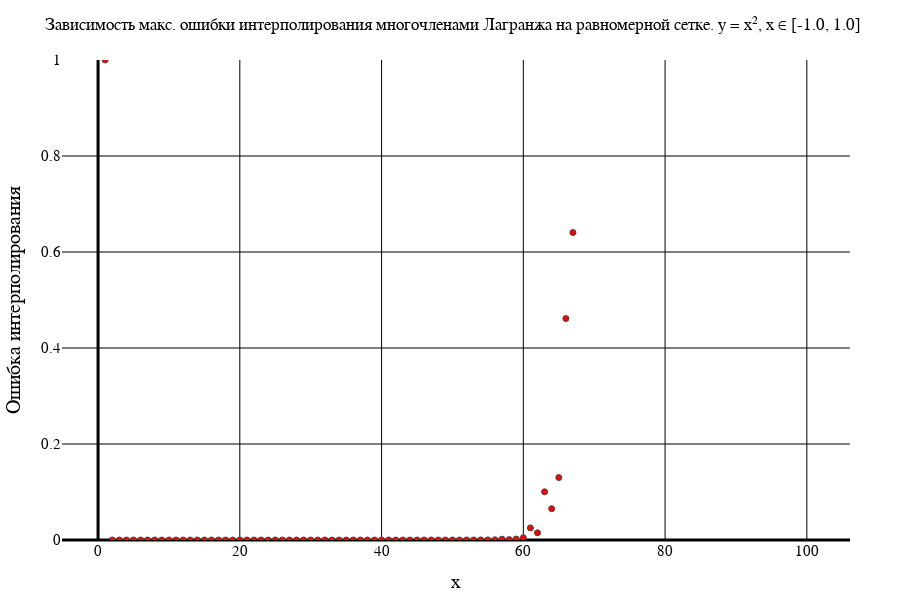

Notebook code cell kept with this figure:
### Code cell
makeErrorPlot(numOfFunc, methodTypeList[1], gridTypeList[1], titleList, interval, funcColor, [0, 1])

### Figure 1 — Plotly figure (JSON) as saved in the notebook; plotly's stock layout.template omitted (floating-point values rounded to 4 significant figures)
{"data": [{"marker": {"color": "red", "line": {"width": 1}, "showline": true}, "mode": "markers", "type": "scatter", "x": [1, 2, 3, 4, 5, 6, 7, 8, 9, 10, 11, 12, 13, 14, 15, 16, 17, 18, 19, 20, 21, 22, 23, 24, 25, 26, 27, 28, 29, 30, 31, 32, 33, 34, 35, 36, 37, 38, 39, 40, 41, 42, 43, 44, 45, 46, 47, 48, 49, 50, 51, 52, 53, 54, 55, 56, 57, 58, 59, 60, 61, 62, 63, 64, 65, 66, 67, 68, 69, 70, 71, 72, 73, 74, 75, 76, 77, 78, 79, 80, 81, 82, 83, 84, 85, 86, 87, 88, 89, 90, 91, 92, 93, 94, 95, 96, 97, 98, 99, 100], "y": [1, 1.11e-16, 2.22e-16, 2.22e-16, 2.22e-16, 3.331e-16, 3.331e-16, 5.551e-16, 6.661e-16, 7.772e-16, 1.443e-15, 1.443e-15, 3.22e-15, 3.442e-15, 5.662e-15, 1.144e-14, 1.865e-14, 2.776e-14, 4.763e-14, 8.715e-14, 1.383e-13, 3.806e-13, 7.241e-13, 9.129e-13, 1.712e-12, 3.742e-12, 6.302e-12, 1.405e-11, 2.669e-11, 2.595e-11, 3.271e-11, 1.249e-10, 2.683e-10, 4.196e-10, 6.706e-10, 2.357e-09, 4.793e-09, 6.222e-09, 1.387e-08, 1.529e-08, 4.124e-08, 6.651e-08, 1.626e-07, 2.813e-07, 5.651e-07, 1.001e-06, 1.317e-06, 6.195e-06, 7.439e-06, 1.417e-05, 1.796e-05, 3.392e-05, 5.545e-05, 0.0001503, 0.0002175, 0.000386, 0.00174, 0.0008238, 0.002037, 0.004736, 0.02526, 0.01496, 0.1004, 0.06519, 0.1301, 0.4613, 0.6405, 1.094, 1.724, 1.499, 8.351, 12.16, 30.48, 50.91, 95.42, 416.1, 583.9, 677.3, 1533.0, 2332.0, 3577.0, 12660.0, 22560.0, 32510.0, 89967, 135359, 105006, 641510, 1097530, 953030, 4475090, 1876590, 19491900, 32747400, 69994400, 53093800, 124638000, 247294000, 1169960000, 3103570000]}], "layout": {"coloraxis": {"outlinecolor": "black"}, "font": {"color": "black", "family": "Times New Roman"}, "height": 600, "margin": {"b": 50, "l": 50, "r": 50, "t": 60}, "paper_bgcolor": "white", "plot_bgcolor": "white", "title": {"autosize": false, "font": {"color": "black", "family": "Times New Roman", "size": 17}, "paper_bgcolor": "red", "text": "Зависимость макс. ошибки интерполирования многочленами Лагранжа на равномерной сетке. y = x², x ∈ [-1.0, 1.0]"}, "width": 900, "xaxis": {"color": "black", "gridcolor": "black", "gridwidth": 1, "tickfont": {"size": 15}, "title": {"font": {"color": "black", "family": "Times New Roman", "size": 20}, "text": "x"}, "zerolinecolor": "black", "zerolinewidth": 3}, "yaxis": {"exponentformat": "power", "gridcolor": "black", "gridwidth": 1, "range": [0, 1], "tickfont": {"size": 15}, "title": {"font": {"color": "black", "family": "Times New Roman", "size": 20}, "text": "Ошибка интерполирования"}, "zerolinecolor": "black", "zerolinewidth": 3}}}
